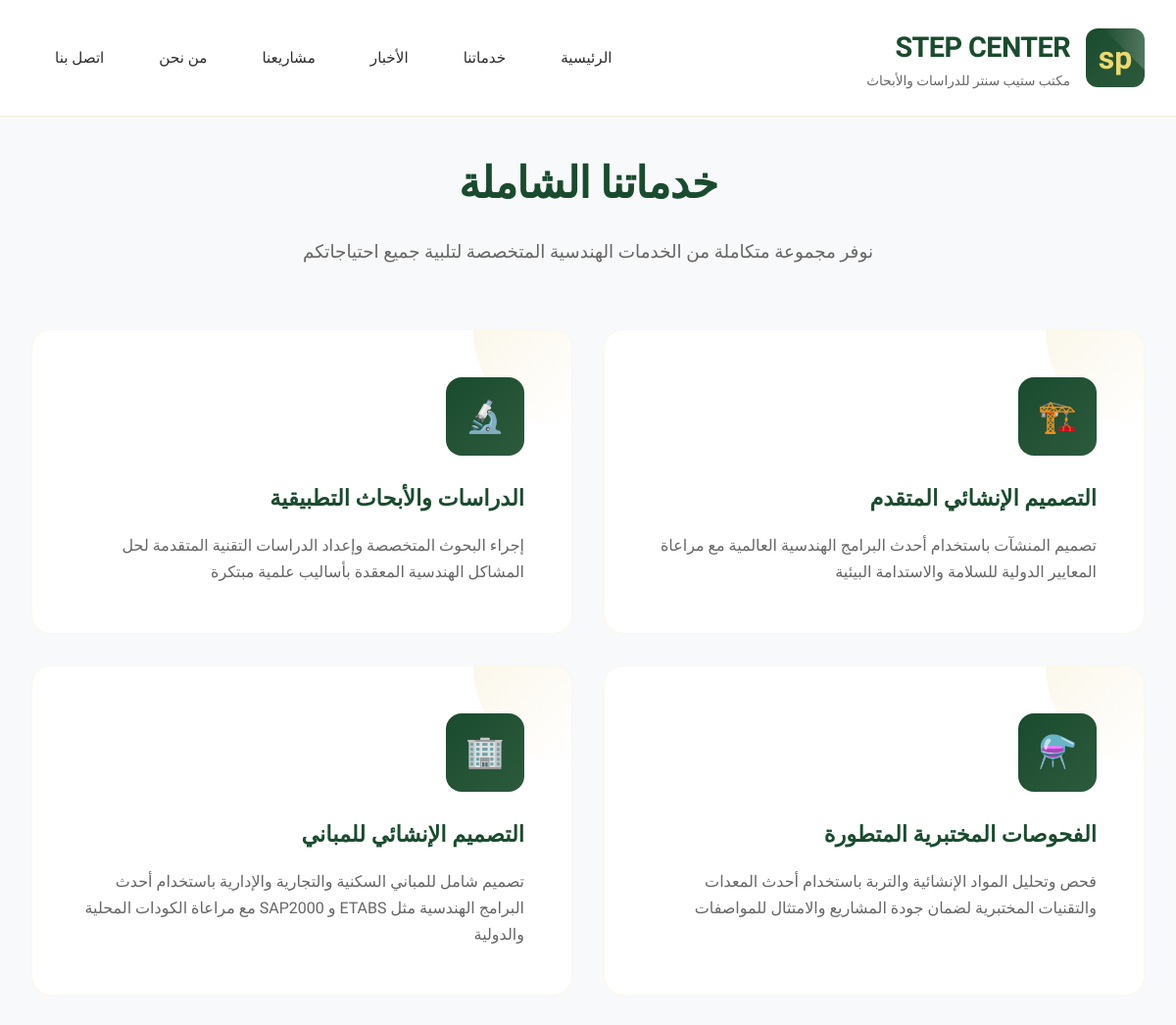
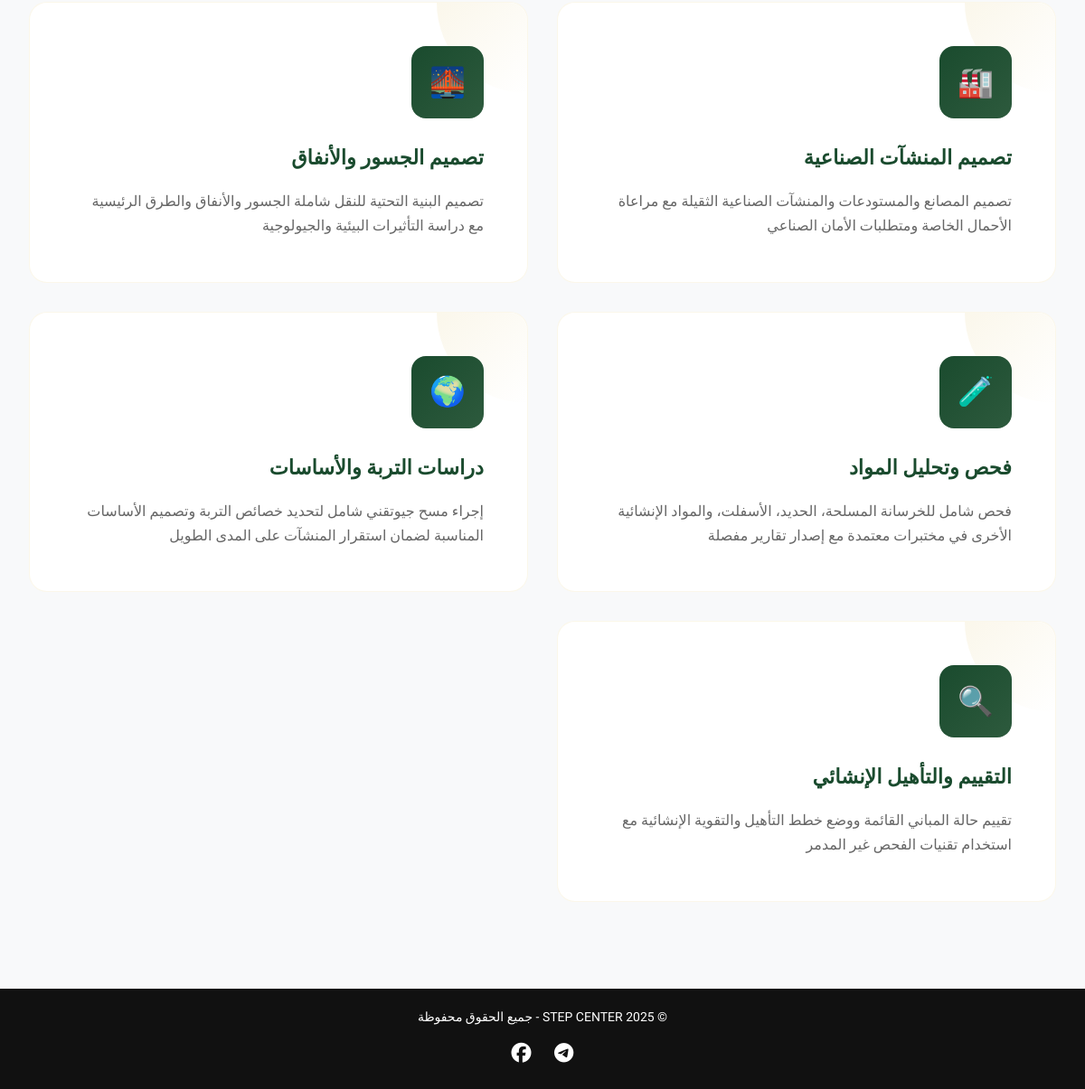
Page /services/ on the committed database (2 pictures, top to bottom).
### core/models.py (models this page shows, shortened)
class Service(models.Model):
    title = models.CharField(max_length=200)
    icon = models.CharField(max_length=200)
    description = models.TextField()
    is_featured = models.BooleanField(default=False)
    created_at = models.DateTimeField(auto_now_add=True)
    class Meta:
        ordering = ["title"]
        verbose_name = "خدمة"
        verbose_name_plural = "الخدمات"

### core/views.py (the view)
# urls.py: path("services/", views.services_list, name="services"),
def services_list(request):
    services = Service.objects.all().order_by('-is_featured')
    return render(request, "core/services.html", {"services": services})

### core/templates/core/services.html (shortened to what this page needs)
{% extends "core/base.html" %}
{% block content %}
 <div id="services" class="page">
  <section class="section">
      <div class="section-header loading">
          <h2 class="section-title">خدماتنا الشاملة</h2>
          <p class="section-subtitle">نوفر مجموعة متكاملة من الخدمات الهندسية المتخصصة لتلبية جميع احتياجاتكم</p>
      </div>
      <div class="services-grid">
        {% for service in services %}
        <div class="service-card loading stagger-2">
            <div class="service-icon">{{ service.icon }}</div>
            <h3> {{service.title}} </h3>
            <p>{{service.description}}</p>
        </div>
        {% endfor %}
      </div>
  </section>
</div>
{% endblock %}

### core/static/core/css/style.css (style rules this page uses)
* { margin: 0; padding: 0; box-sizing: border-box; }
:root { --primary-green: #1a4b2e; --secondary-green: #2d5a3d; --accent-gold: #d4af37; --light-gold: #f4e5a1; --deep-navy: #0f1419; --warm-gray: #f8f9fa; --text-dark: #2c2c2c; --text-light: #666; --pure-white: #ffffff; }
body { font-family: 'Tajawal', sans-serif; line-height: 1.7; color: var(--text-dark); background: var(--warm-gray); overflow-x: hidden; }
.page { min-height: calc(100vh - 100px); margin-top:150px; }
.section { margin: 6rem 0; }
.section-header { text-align: center; margin-bottom: 4rem; }
.section-title { font-size: 2.75rem; font-weight: 700; color: var(--primary-green); margin-bottom: 1rem; letter-spacing: -0.02em; }
.section-subtitle { font-size: 1.15rem; color: var(--text-light); max-width: 600px; margin: 0 auto; }
.services-grid { display: grid; grid-template-columns: repeat(auto-fit, minmax(380px, 1fr)); gap: 2rem; }
.service-card { background: var(--pure-white); padding: 3rem; border-radius: 20px; position: relative; transition: all 0.4s cubic-bezier(0.165, 0.84, 0.44, 1); border: 1px solid rgba(212, 175, 55, 0.1); overflow: hidden; }
.service-card::before { content: ''; position: absolute; top: 0; right: 0; width: 100px; height: 100px; background: linear-gradient(135deg, var(--accent-gold), transparent); opacity: 0.1; border-radius: 0 20px 0 100px; transition: all 0.4s ease; }
.service-icon { width: 80px; height: 80px; background: linear-gradient(135deg, var(--primary-green), var(--secondary-green)); border-radius: 16px; display: flex; align-items: center; justify-content: center; font-size: 2rem; color: var(--pure-white); margin-bottom: 1.5rem; position: relative; z-index: 2; }
.service-card h3 { font-size: 1.4rem; font-weight: 600; color: var(--primary-green); margin-bottom: 1rem; position: relative; z-index: 2; }
.service-card p { color: var(--text-light); line-height: 1.7; position: relative; z-index: 2; }
.loading { opacity: 0; animation: fadeInUp 0.8s ease-out forwards; }
.stagger-2 { animation-delay: 0.2s; }

### rows in the picture
Service: icon "🏗️", title "التصميم الإنشائي المتقدم", description "تصميم المنشآت باستخدام أحدث البرامج الهندسية العالمية مع مراعاة المعايير الدولية للسلامة والاستدامة البيئية"
Service: icon "🔬", title "الدراسات والأبحاث التطبيقية", description "إجراء البحوث المتخصصة وإعداد الدراسات التقنية المتقدمة لحل المشاكل الهندسية المعقدة بأساليب علمية مبتكرة"
Service: icon "⚗️", title "الفحوصات المختبرية المتطورة", description "فحص وتحليل المواد الإنشائية والتربة باستخدام أحدث المعدات والتقنيات المختبرية لضمان جودة المشاريع والامتثال للمواصفات"
Service: icon "🏢", title "التصميم الإنشائي للمباني", description "تصميم شامل للمباني السكنية والتجارية والإدارية باستخدام أحدث البرامج الهندسية مثل ETABS و SAP2000 مع مراعاة الكودات المحلية والدولية"
Service: icon "🏭", title "تصميم المنشآت الصناعية", description "تصميم المصانع والمستودعات والمنشآت الصناعية الثقيلة مع مراعاة الأحمال الخاصة ومتطلبات الأمان الصناعي"
Service: icon "🌉", title "تصميم الجسور والأنفاق", description "تصميم البنية التحتية للنقل شاملة الجسور والأنفاق والطرق الرئيسية مع دراسة التأثيرات البيئية والجيولوجية"
Service: icon "🧪", title "فحص وتحليل المواد", description "فحص شامل للخرسانة المسلحة، الحديد، الأسفلت، والمواد الإنشائية الأخرى في مختبرات معتمدة مع إصدار تقارير مفصلة"
Service: icon "🌍", title "دراسات التربة والأساسات", description "إجراء مسح جيوتقني شامل لتحديد خصائص التربة وتصميم الأساسات المناسبة لضمان استقرار المنشآت على المدى الطويل"
Service: icon "🔍", title "التقييم والتأهيل الإنشائي", description "تقييم حالة المباني القائمة ووضع خطط التأهيل والتقوية الإنشائية مع استخدام تقنيات الفحص غير المدمر"
